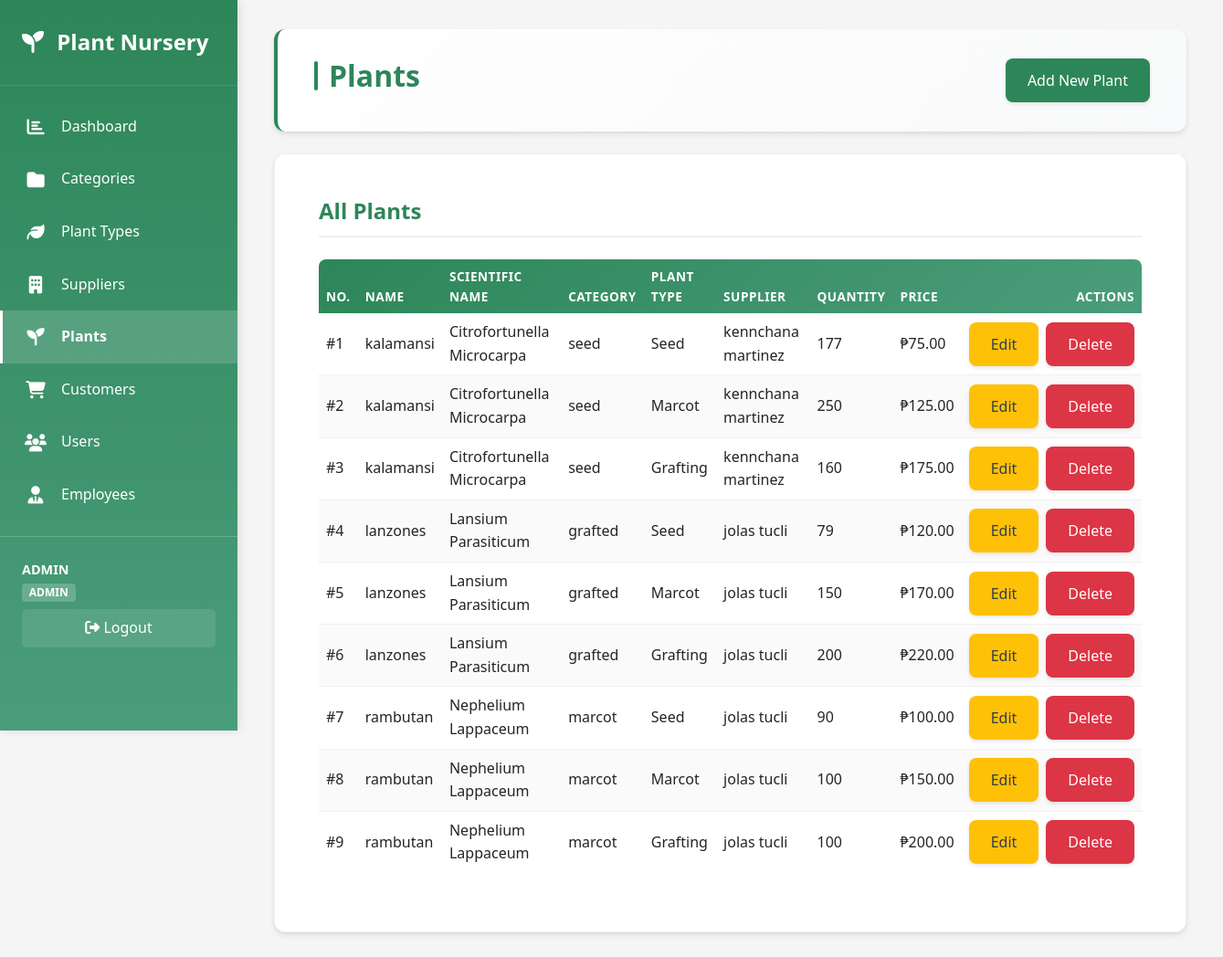
Screenshot of /plant/plantpage.php (signed in) with the database file from the repository.
### tables this page shows
CREATE TABLE `plant`  (
  `PlantID` int NOT NULL AUTO_INCREMENT,
  `Name` varchar(100) NOT NULL,
  `ScientificName` varchar(120) NULL DEFAULT NULL,
  `PlantCategoryID` int NULL DEFAULT NULL,
  `PlantTypeID` int NULL DEFAULT NULL,
  `SupplierID` int NULL DEFAULT NULL,
  `QuantityAvailable` int NULL DEFAULT 0,
  `Price` decimal(10, 2) NOT NULL,
  `PlantImg` blob NULL,
  PRIMARY KEY (`PlantID`) USING BTREE,
  INDEX `idx_name`(`Name` ASC) USING BTREE,
  INDEX `idx_category`(`PlantCategoryID` ASC) USING BTREE,
  INDEX `idx_supplier`(`SupplierID` ASC) USING BTREE,
  INDEX `idx_planttype`(`PlantTypeID` ASC) USING BTREE,
  CONSTRAINT `plant_ibfk_1` FOREIGN KEY (`PlantCategoryID`) REFERENCES `plantcategory` (`PlantCategoryID`) ON DELETE SET NULL ON UPDATE CASCADE,
  CONSTRAINT `plant_ibfk_2` FOREIGN KEY (`SupplierID`) REFERENCES `supplier` (`SupplierID`) ON DELETE SET NULL ON UPDATE CASCADE,
  CONSTRAINT `plant_ibfk_3` FOREIGN KEY (`PlantTypeID`) REFERENCES `planttype` (`PlantTypeID`) ON DELETE SET NULL ON UPDATE CASCADE
);

CREATE TABLE `plantcategory`  (
  `PlantCategoryID` int NOT NULL AUTO_INCREMENT,
  `Name` varchar(100) NOT NULL,
  `Description` varchar(255) NULL DEFAULT NULL,
  PRIMARY KEY (`PlantCategoryID`) USING BTREE,
  INDEX `idx_name`(`Name` ASC) USING BTREE
);

CREATE TABLE `planttype`  (
  `PlantTypeID` int NOT NULL AUTO_INCREMENT,
  `Name` varchar(100) NOT NULL,
  `Description` text NULL,
  `CreatedAt` timestamp NOT NULL DEFAULT current_timestamp(),
  PRIMARY KEY (`PlantTypeID`) USING BTREE,
  INDEX `idx_name`(`Name` ASC) USING BTREE
);

CREATE TABLE `supplier`  (
  `SupplierID` int NOT NULL AUTO_INCREMENT,
  `Name` varchar(100) NOT NULL,
  `Contact` varchar(100) NULL DEFAULT NULL,
  `Email` varchar(100) NULL DEFAULT NULL,
  `Address` varchar(255) NULL DEFAULT NULL,
  PRIMARY KEY (`SupplierID`) USING BTREE,
  INDEX `idx_name`(`Name` ASC) USING BTREE
);

### plant/plantpage.php (the view, shortened to what this page needs)
<?php
require_once '../config/database.php';
$result = mysqli_query($conn, "
    SELECT p.*, pc.Name as CategoryName, s.Name as SupplierName, pt.Name as PlantTypeName
    FROM plant p
    LEFT JOIN plantcategory pc ON p.PlantCategoryID = pc.PlantCategoryID
    LEFT JOIN planttype pt ON p.PlantTypeID = pt.PlantTypeID
    LEFT JOIN supplier s ON p.SupplierID = s.SupplierID
    ORDER BY p.Name
");
$plants = mysqli_fetch_all($result, MYSQLI_ASSOC);
include '../includes/header.php';
?>
<div class="page-header mb-4">
    <h2>Plants</h2>
    <a href="create.php" class="btn btn-primary">Add New Plant</a>
</div>
<div class="card">
    <div class="card-body">
        <h3 class="card-title mb-4" style="color: var(--primary-color);">All Plants</h3>
        <?php if (count($plants) > 0): ?>
            <div class="table-responsive">
                <table class="table table-hover">
                    <thead>
                        <tr>
                            <th>No.</th>
                            <th>Name</th>
                            <th>Scientific Name</th>
                            <th>Category</th>
                            <th>Plant Type</th>
                            <th>Supplier</th>
                            <th>Quantity</th>
                            <th>Price</th>
                            <th class="text-end">Actions</th>
                        </tr>
                    </thead>
                    <tbody>
                        <?php
                        $counter = 1;
                        foreach ($plants as $plant): ?>
                            <tr>
                                <td>#<?php echo $counter; ?></td>
                                <td><?php echo htmlspecialchars($plant['Name']); ?></td>
                                <td><?php echo htmlspecialchars($plant['ScientificName'] ?? 'N/A'); ?></td>
                                <td><?php echo htmlspecialchars($plant['CategoryName'] ?? 'N/A'); ?></td>
                                <td><?php echo htmlspecialchars($plant['PlantTypeName'] ?? 'N/A'); ?></td>
                                <td><?php echo htmlspecialchars($plant['SupplierName'] ?? 'N/A'); ?></td>
                                <td><?php echo $plant['QuantityAvailable']; ?></td>
                                <td>₱<?php echo number_format($plant['Price'], 2); ?></td>
                                <td class="text-end">
                                    <div class="d-flex gap-2 justify-content-end">
                                        <a href="edit.php?id=<?php echo $plant['PlantID']; ?>" class="btn btn-warning btn-sm">Edit</a>
                                        <a href="delete.php?id=<?php echo $plant['PlantID']; ?>" class="btn btn-danger btn-sm" onclick="return confirm('Are you sure?')">Delete</a>
                                    </div>
                                </td>
                            </tr>
                        <?php
                        $counter++;
                        endforeach; ?>
                    </tbody>
                </table>
            </div>
        <?php else: ?>
            <div class="text-center py-5">
                <p class="text-muted mb-0">No plants found. <a href="create.php">Create one now</a></p>
            </div>
        <?php endif; ?>
    </div>
</div>
<?php include '../includes/footer.php'; ?>

### assets/css/style.css (style rules this page uses)
* { margin: 0; padding: 0; box-sizing: border-box; }
:root { --primary-color: #2d8659; --secondary-color: #4a9d7a; --accent-color: #6bb896; --danger-color: #dc3545; --warning-color: #ffc107; --success-color: #28a745; --dark-color: #2c3e50; --light-color: #f8f9fa; --border-color: #dee2e6; --text-color: #333; --text-light: #666; }
body { font-family: 'Segoe UI', Tahoma, Geneva, Verdana, sans-serif; background-color: #f5f5f5; color: var(--text-color); line-height: 1.6; display: flex; min-height: 100vh; }
.page-header { background: linear-gradient(135deg, #ffffff 0%, #f8f9fa 100%); padding: 2rem 2.5rem; border-radius: 12px; box-shadow: 0 4px 6px rgba(0,0,0,0.07), 0 1px 3px rgba(0,0,0,0.06); margin-bottom: 2rem; display: flex; justify-content: space-between; align-items: flex-start; border-left: 4px solid var(--primary-color); flex-wrap: wrap; gap: 1rem; }
.page-header h2 { color: var(--primary-color); font-size: 2rem; font-weight: 700; margin: 0; display: flex; align-items: center; gap: 0.75rem; }
.page-header h2::before { content: ''; width: 4px; height: 2rem; background: var(--primary-color); border-radius: 2px; }
.btn { display: inline-block; padding: 0.75rem 1.5rem; border: none; border-radius: 8px; text-decoration: none; font-weight: 500; cursor: pointer; transition: all 0.3s ease; font-size: 1rem; box-shadow: 0 2px 4px rgba(0,0,0,0.1); position: relative; overflow: hidden; }
.btn::before { content: ''; position: absolute; top: 50%; left: 50%; width: 0; height: 0; border-radius: 50%; background: rgba(255,255,255,0.3); transform: translate(-50%, -50%); transition: width 0.6s, height 0.6s; }
.btn-primary { background-color: var(--primary-color); color: white; }
.btn-danger { background-color: var(--danger-color); color: white; }
.btn-warning { background-color: var(--warning-color); color: var(--dark-color); }
.card { background: white; border-radius: 12px; box-shadow: 0 4px 6px rgba(0,0,0,0.07), 0 1px 3px rgba(0,0,0,0.06); padding: 2rem; margin-bottom: 2rem; transition: box-shadow 0.3s ease, transform 0.2s ease; border: 1px solid rgba(0,0,0,0.05); }
.card h3 { color: var(--primary-color); margin-top: 0; margin-bottom: 1.5rem; font-size: 1.5rem; font-weight: 600; border-bottom: 2px solid #f0f0f0; padding-bottom: 0.75rem; }
table { width: 100%; border-collapse: separate; border-spacing: 0; background: white; border-radius: 8px; overflow: hidden; }
table thead { background: linear-gradient(135deg, var(--primary-color), var(--secondary-color)); color: white; }
table thead th { padding: 1.25rem 1rem; text-align: left; font-weight: 600; text-transform: uppercase; font-size: 0.85rem; letter-spacing: 0.5px; border: none; }
table tbody tr { transition: background-color 0.2s ease; }
table tbody td { padding: 1.25rem 1rem; text-align: left; border-bottom: 1px solid #f0f0f0; vertical-align: middle; }
table tbody tr:last-child td { border-bottom: none; }
table tbody tr:nth-child(even) { background-color: #fafafa; }
.gap-2 { gap: 0.5rem !important; }

### rows the page displays
plant: Name "kalamansi", ScientificName "Citrofortunella Microcarpa", PlantCategoryID.Name "seed", PlantTypeID.Name "Seed", SupplierID.Name "kennchana martinez", QuantityAvailable "177", Price "75.00"
plant: Name "kalamansi", ScientificName "Citrofortunella Microcarpa", PlantCategoryID.Name "seed", PlantTypeID.Name "Marcot", SupplierID.Name "kennchana martinez", QuantityAvailable "250", Price "125.00"
plant: Name "kalamansi", ScientificName "Citrofortunella Microcarpa", PlantCategoryID.Name "seed", PlantTypeID.Name "Grafting", SupplierID.Name "kennchana martinez", QuantityAvailable "160", Price "175.00"
plant: Name "lanzones", ScientificName "Lansium Parasiticum", PlantCategoryID.Name "grafted", PlantTypeID.Name "Seed", SupplierID.Name "jolas tucli", QuantityAvailable "79", Price "120.00"
plant: Name "lanzones", ScientificName "Lansium Parasiticum", PlantCategoryID.Name "grafted", PlantTypeID.Name "Marcot", SupplierID.Name "jolas tucli", QuantityAvailable "150", Price "170.00"
plant: Name "lanzones", ScientificName "Lansium Parasiticum", PlantCategoryID.Name "grafted", PlantTypeID.Name "Grafting", SupplierID.Name "jolas tucli", QuantityAvailable "200", Price "220.00"
plant: Name "rambutan", ScientificName "Nephelium Lappaceum", PlantCategoryID.Name "marcot", PlantTypeID.Name "Seed", SupplierID.Name "jolas tucli", QuantityAvailable "90", Price "100.00"
plant: Name "rambutan", ScientificName "Nephelium Lappaceum", PlantCategoryID.Name "marcot", PlantTypeID.Name "Marcot", SupplierID.Name "jolas tucli", QuantityAvailable "100", Price "150.00"
plant: Name "rambutan", ScientificName "Nephelium Lappaceum", PlantCategoryID.Name "marcot", PlantTypeID.Name "Grafting", SupplierID.Name "jolas tucli", QuantityAvailable "100", Price "200.00"

### other values shown
$_SESSION['username'] "ADMIN"
$_SESSION['role'] "ADMIN"
